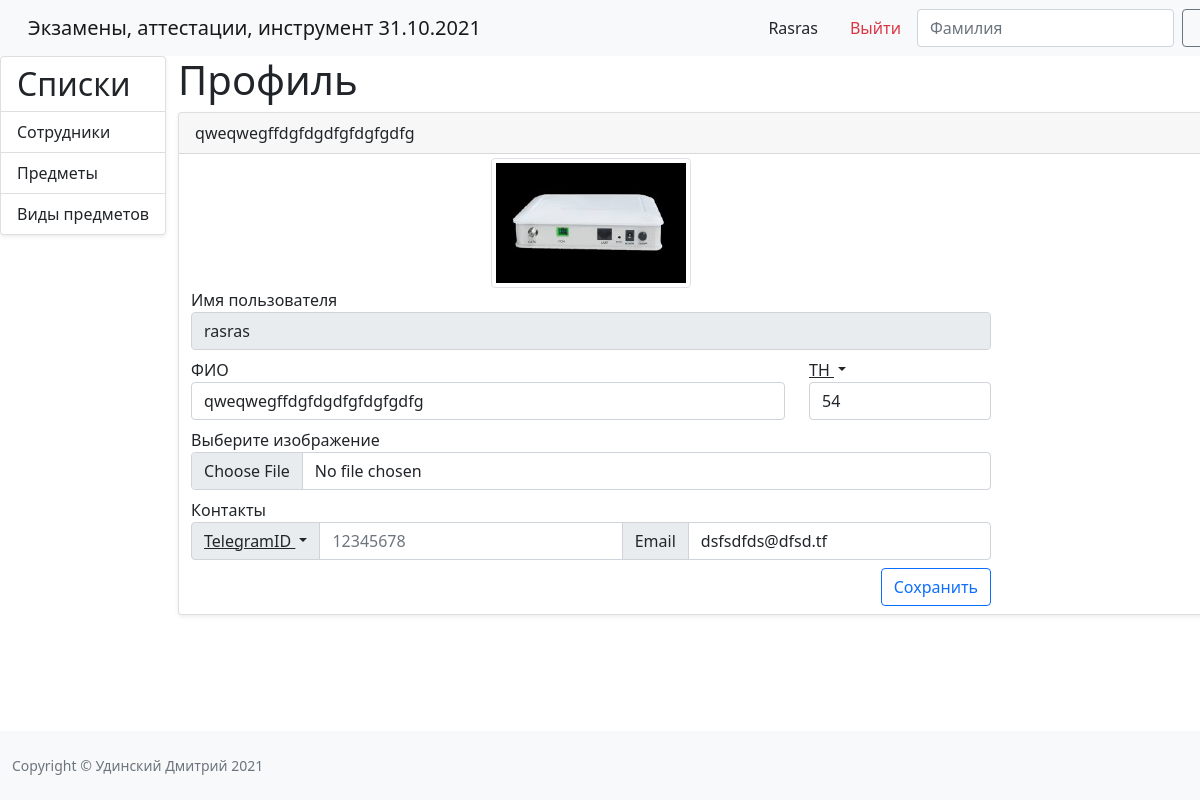
Screenshot of /auth/profile/ (signed in) with the database file from the repository.
### authapp/models.py (models this page shows, shortened)
class CustomUser(AbstractUser):
    photo = models.ImageField('Фото', upload_to='photo', blank=True)
    full_name = models.CharField('ФИО', max_length=256, default='')
    number = models.IntegerField('Табельный номер', default=0)
    telegram_id = models.IntegerField('Telegram ID', null=True)

### authapp/views.py (the view)
# urls.py: path('profile/', authapp.profile, name='profile'),
def profile(request):
    if request.method == 'POST':
        form = UserProfileForm(request.POST, request.FILES,
                               instance=request.user)
        if form.is_valid():
            form.save()
            return HttpResponseRedirect(request.META.get('HTTP_REFERER'))
    else:
        form = UserProfileForm(instance=request.user)
    context = {'page_title': 'профиль',
               'form': form,
               'today': today(),
               }
    return render(request, 'authapp/profile.html', context)

### authapp/views.py (called while the page is built)
def today():
    to_day = datetime.now() + timedelta(hours=5)
    return date(to_day.year, to_day.month, to_day.day)

### authapp/templates/authapp/profile.html (shortened to what this page needs)
{% extends 'base.html' %}
{% load static %}
{% block content %}
    <div class="flex-grow-1">
        <div id="layoutSidenav_content">
            <main>
                <div class="container-fluid">
                    <h1 class="">Профиль</h1>
                    <div class="card mb-4 shadow-sm">
                        <div class="card-header">
                             {{ user.full_name }}
                        </div>
                        <div class="container mt-1">
                            <div class="register-form">
                                <div class="col-md-12">
                                    <div class="row">
                                        <div>
                                            <img class="img-thumbnail mx-auto d-block"
                                                    {% if user.photo %}
                                                 src="{{ user.photo.url }}"
                                                    {% else %}
                                                 src="{% static 'images/product-4.jpg' %}"
                                                    {% endif %}
                                                 width="200"
                                                 height="" alt="Фото пользователя">
                                        </div>
                                    </div>
                                    <form method="post" enctype="multipart/form-data">
                                        <div class="row">
                                            <div class="form-group mb-2">
                                                <label for="{{ form.username.id_for_label }}">Имя пользователя</label>
                                                {{ form.username }}
                                            </div>
                                        </div>
                                        <div class="row">
                                            <div class="col-md-9">
                                                <div class="form-group">
                                                    <label for="{{ form.full_name.id_for_label }}">ФИО</label>
                                                    <div class="input-group mb-2">
                                                        {{ form.full_name }}
                                                    </div>
                                                </div>
                                            </div>
                                            <div class="col-md-3">
                                                <div class="form-group">
                                                    <label for="{{ form.number.id_for_label }}">
                                                        <div class="dropdown">
                                                            <a class="dropdown-toggle text-reset" href="#" role="button"
                                                               id="dropdownMenuLink"
                                                               data-bs-toggle="dropdown">
                                                                ТН
                                                            </a>
                                                        </div>
                                                    </label>
                                                    {{ form.number }}
                                                </div>
                                            </div>
                                        </div>
                                        <div class="form-row mb-2">
                                            <div class="col-lg-12">
                                                <div class="custom-file">
                                                    <label class="custom-file-label"
                                                           for="{{ form.photo.id_for_label }}">
                                                        Выберите изображение
                                                    </label>
                                                    {{ form.photo }}
                                                </div>
                                            </div>
                                        </div>
                                        <div class="row">
                                            <label>Контакты</label>
                                            <div class="input-group mb-2">
                                                <label class="input-group-text"
                                                       for="{{ form.telegram_id.id_for_label }}">
                                                    <div class="dropdown">
                                                        <a class="dropdown-toggle text-reset" href="#" role="button"
                                                           id="dropdownMenuLink"
                                                           data-bs-toggle="dropdown">
                                                            TelegramID
                                                        </a>
                                                    </div>
                                                </label>
                                                {{ form.telegram_id }}
                                                <label class="input-group-text"
                                                       for="{{ form.email.id_for_label }}">Email</label>
                                                {{ form.email }}
                                            </div>
                                        </div>
                                        <input class="btn btn-outline-primary btn-block mb-2 float-right"
                                               type="submit"
                                               value="Сохранить">
                                    </form>
                                </div>
                            </div>
                        </div>
                    </div>
                </div>
            </main>
        </div>
    </div>
{% endblock %}

### templates/base.html (shortened to what this page needs)
{% load static %}
<!DOCTYPE html>
<html lang="ru">
<head>
    {% block css %}
        <link href="{% static 'css/bootstrap.min.css' %}" rel="stylesheet">
        <link href="{% static 'css/all.css' %}" rel="stylesheet">
    {% endblock %}
</head>
<body class="wrapper">
<div class="top">
    <nav class="navbar navbar-expand-lg navbar-light bg-light">
        <div class="container-fluid">
            <a class="navbar-brand" href="{% url 'main:index' %}">Экзамены, аттестации,
                инструмент {{ today|date:'d.m.Y' }}</a>
            <div class="collapse navbar-collapse" id="navbarSupportedContent">
                <ul class="nav nav-pills ms-auto">
                    {% if user.is_authenticated %}
                        <li class="nav-item">
                            <a class="nav-link userprofile text-body" href="{% url 'auth:profile' %}">
                                {{ user.username|title }}
                            </a>
                        </li>
                        <li class="nav-item">
                            <a class="nav-link text-danger" href="{% url 'auth:logout' %}">
                                Выйти
                            </a>
                        </li>
                    {% endif %}
                </ul>
                <form class="d-flex">
                    <input class="form-control me-2" type="search" placeholder="Фамилия" aria-label="Search">
                    <button class="btn btn-outline-secondary" type="submit"></button>
                </form>
            </div>
        </div>
    </nav>
    <div class="d-flex page-content">
        <div class="sidemenu">
            <div class="list-group shadow-sm">
                <h2 class="list-group-item mb-0">Списки</h2>
                {% if user.is_authenticated %}
                    <a href="{% url 'workers:index' %}" class="list-group-item
                    ">
                        Сотрудники
                    </a>
                    <a href="{% url 'main:items' %}" class="list-group-item
                ">
                        Предметы
                    </a>
                    <a href="{% url 'itemtypes:index' %}" class="list-group-item
                ">
                        Виды&nbspпредметов
                    </a>
                {% else %}
                    <a href="{% url 'auth:login' %}" class="list-group-item">
                        Авторизуйтесь
                    </a>
                {% endif %}
            </div>
        </div>
        {% block content %}
        {% endblock %}
    </div>
</div>
<footer class="py-4 bg-light mt-auto">
    <div class="container-fluid">
        <div class="d-flex align-items-center justify-content-between small">
            <div class="text-muted">Copyright &copy; Удинский Дмитрий 2021</div>
        </div>
    </div>
</footer>
</body>
</html>

### static/css/all.css (style rules this page uses)
* { margin: 0; padding: 0; }
.wrapper { min-height: 100vh; min-width: 1220px; display: flex; flex-direction: column; }
.top { flex-grow: 1; }
.register-form { max-width: 800px; }
.float-right { float: right!important; }

### rows the page displays
CustomUser: username "Rasras", full_name "qweqwegffdgfdgdfgfdgfgdfg", photo (picture), username "rasras", number "54", email "dsfsdfds@dfsd.tf"
